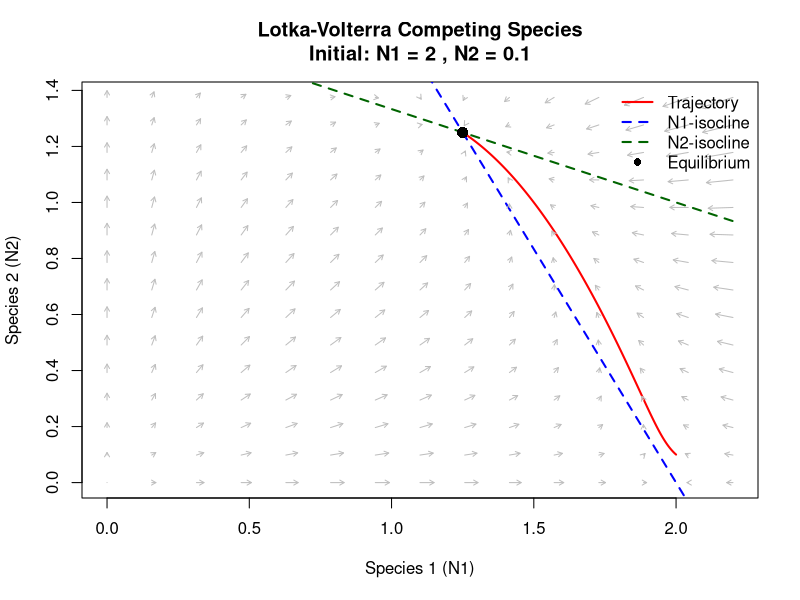
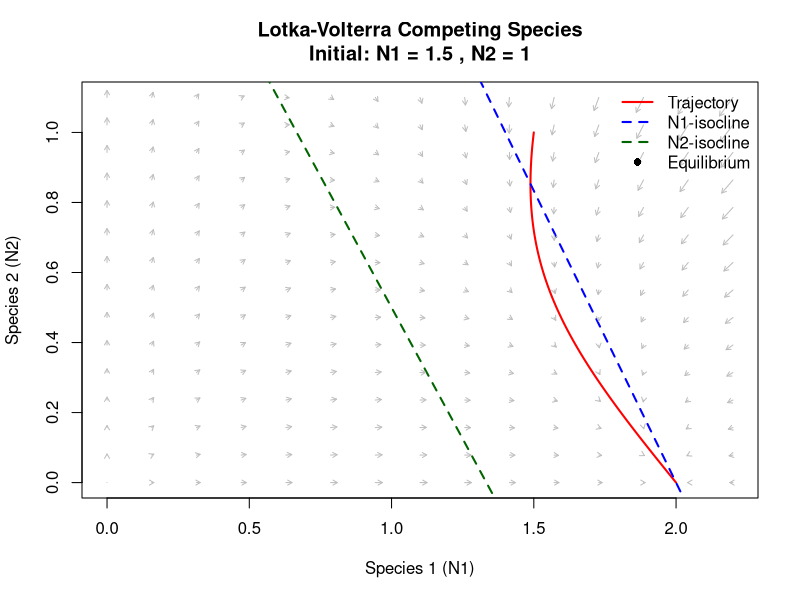
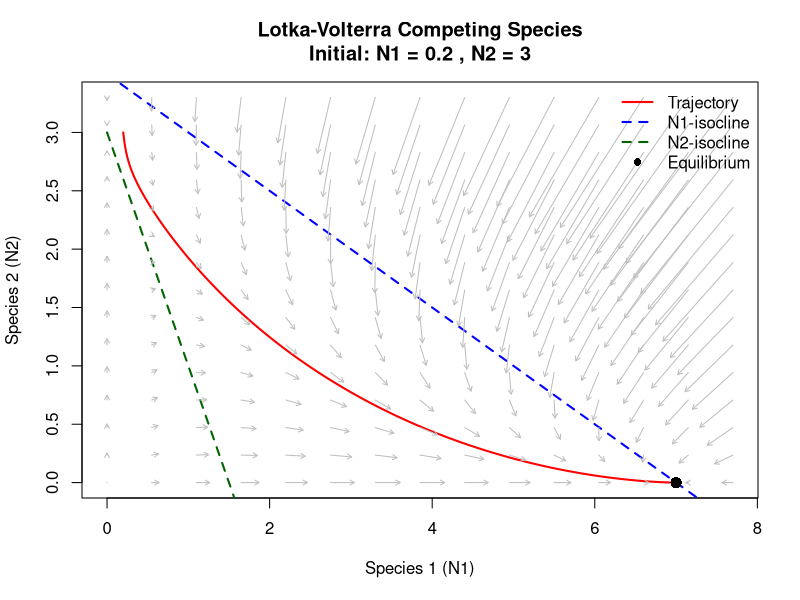
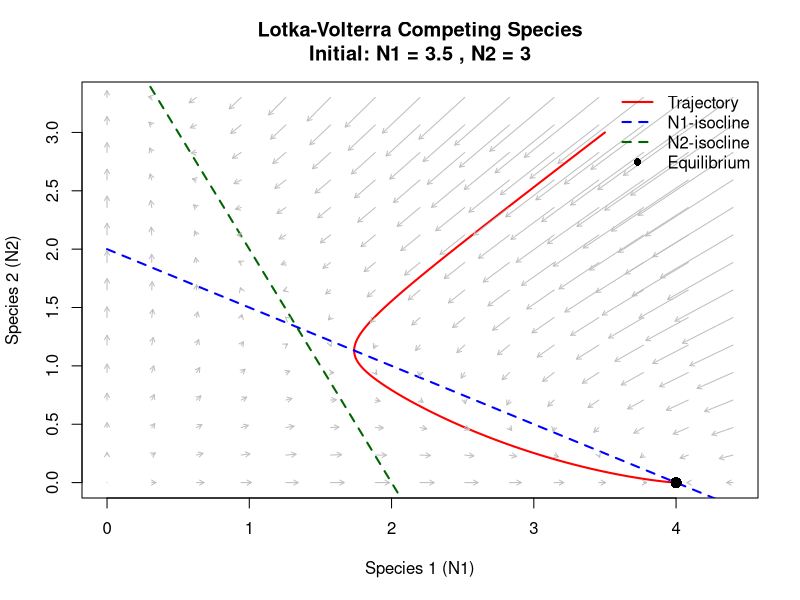
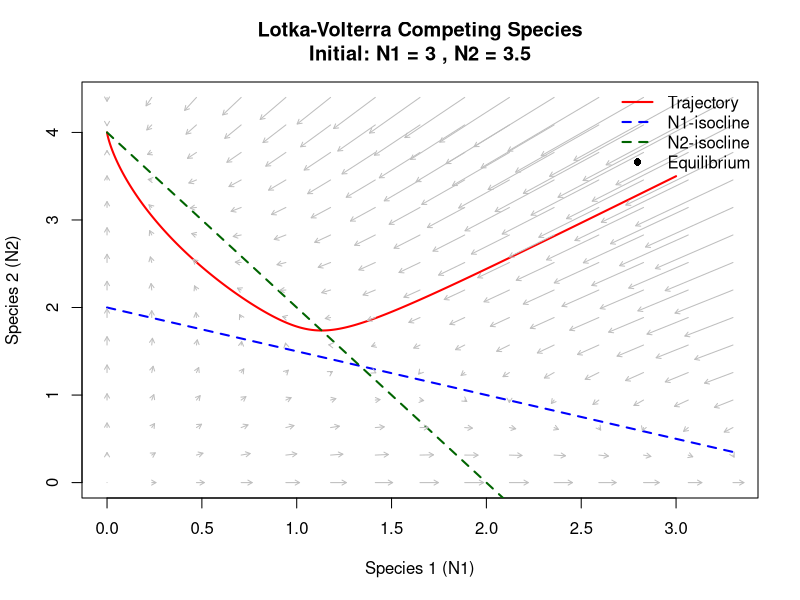
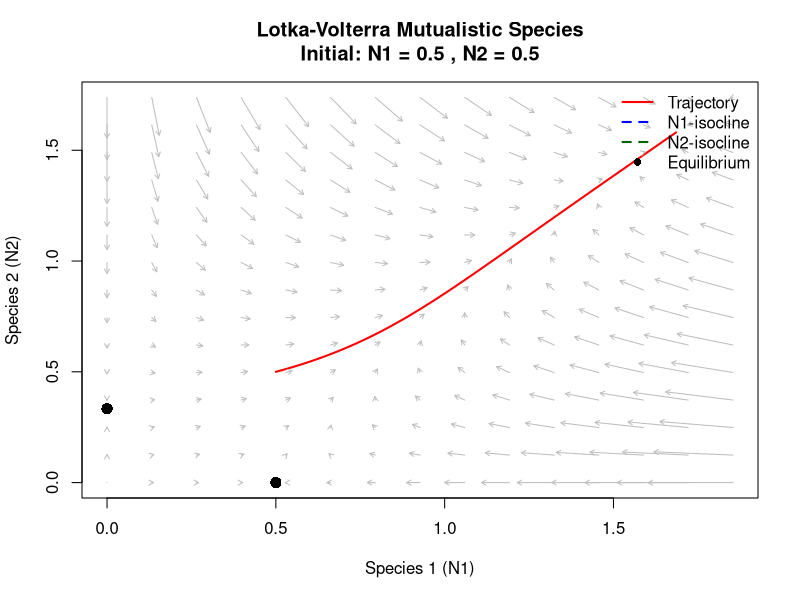
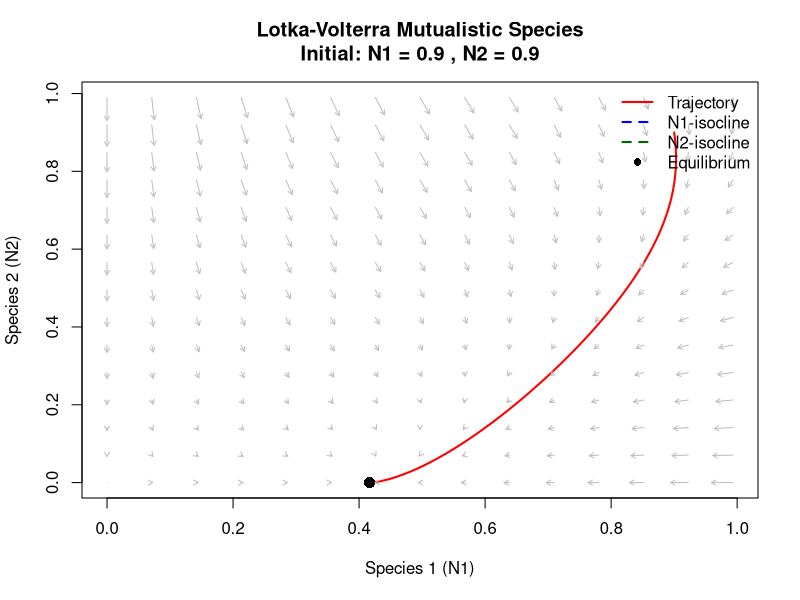

These figures' R source, in order:
#Written report SBL.06003 Classical models in Biology (exercises) 
#Spring semester 2025

#Student 1
#First name: Susanna
#Family name: Schärer
#Student number:

#Student 2
#First name: Elena
#Family name: Graf
#Student number:

#Student 3
#First name: Anna
#Family name: Boss
#Student number: 24-208-928

library(deSolve)
#!only de library "deSolve" is allowed!

########################
### Topic 4: Lotka-Volterra model for 2 competing species
rm(list=ls())

#R-code

lotka_volterra_competing <- function(initial_condition = c(N1 = 2.5, N2 = 0.5),
                                     parameter = c(r1 = 3, r2 = 3, alpha11 = 1, alpha12 = 0.5, alpha21 = 0.5, alpha22 = 1),
                                     scale = 0.05,
                                     equilibrium = 'eq2') {
    # Define model
    model <- function(t, y, parms) {
        with(as.list(c(y, parms)), {
            dN1 <- N1 * (r1 - alpha11 * N1 - alpha12 * N2)
            dN2 <- N2 * (r2 - alpha21 * N1 - alpha22 * N2)
            list(c(dN1, dN2))
        })
    }
    
    # Time sequence and parameters
    times <- seq(0, 30, 0.01)
    parms <- parameter
    
    # Run simulation
    out <- ode(initial_condition, times, model, parms)
    
    # Calculate equilibrium points
    # Trivial equilibria
    #eq1 <- c(0, 0)  # Both species extinct
    eq2 <- c(parms["r1"]/parms["alpha11"], 0)  # N1 only
    eq3 <- c(0, parms["r2"]/parms["alpha22"])  # N2 only
    
    # Coexistence equilibrium A*N=b -> N=A^-1*b
    A <- matrix(c(parms["alpha11"], parms["alpha12"],
                  parms["alpha21"], parms["alpha22"]), 
                nrow = 2, byrow = TRUE)
    b <- c(parms["r1"], parms["r2"])
    eq4 <- solve(A, b)  # Solve the linear system

    # Create phase plane
    plot(out[, "N1"], out[, "N2"], 
         type = "l", col = "red", lwd = 2,
         xlab = "Species 1 (N1)", ylab = "Species 2 (N2)",
         main = paste("Lotka-Volterra Competing Species\nInitial: N1 =", initial_condition["N1"], 
                      ", N2 =", initial_condition["N2"]),
         xlim = c(0, max(out[, "N1"]) * 1.1),
         ylim = c(0, max(out[, "N2"]) * 1.1))
    
    # Add isoclines
    # N1-isocline (dN1/dt = 0): N1 = 0 or r1 - alpha11*N1 - alpha12*N2 = 0
    curve((parms["r1"] - parms["alpha11"] * x)/parms["alpha12"], 
          from = 0, to = max(out[, "N1"]) * 1.1, 
          col = "blue", lwd = 2, lty = 2, add = TRUE)
    # N2-isocline (dN2/dt = 0): N2 = 0 or r2 - alpha21*N1 - alpha22*N2 = 0
    curve((parms["r2"] - parms["alpha21"] * x)/parms["alpha22"], 
          from = 0, to = max(out[, "N1"]) * 1.1, 
          col = "darkgreen", lwd = 2, lty = 2, add = TRUE)
    
    # Add equilibrium points
    #points(eq1[1], eq1[2], pch = 16, cex = 1.5, col = "black")
    if (equilibrium == "eq2"){
        points(eq2[1], eq2[2], pch = 16, cex = 1.5, col = "black")
    }
    if (equilibrium == "eq3"){
        points(eq3[1], eq3[2], pch = 16, cex = 1.5, col = "black")
    }
    if (equilibrium == "eq4"){
        points(eq4[1], eq4[2], pch = 16, cex = 1.5, col = "black")
    }
    
    
    # Add vector field
    N1_seq <- seq(0, max(out[, "N1"]) * 1.1, length.out = 15)
    N2_seq <- seq(0, max(out[, "N2"]) * 1.1, length.out = 15)
    grid <- expand.grid(N1 = N1_seq, N2 = N2_seq)
    
    for(i in 1:nrow(grid)) {
        N1 <- grid$N1[i]
        N2 <- grid$N2[i]
        derivs <- model(0, c(N1 = N1, N2 = N2), parms)[[1]]
        # Scale arrows for better visualization
        arrows(N1, N2, 
               N1 + derivs[1] * scale, 
               N2 + derivs[2] * scale, 
               length = 0.05, col = "gray")
    }
    
    # Add legend
    legend("topright", 
           legend = c("Trajectory", "N1-isocline", "N2-isocline", "Equilibrium"),
           col = c("red", "blue", "darkgreen", "black"),
           lty = c(1, 2, 2, NA), lwd = c(2, 2, 2, NA), pch = c(NA, NA, NA, 16),
           bty = "n")
    
}

# Case 1: the two species can coexist
lotka_volterra_competing(initial_condition = c(N1 = 2, N2 = 0.1), parameter = c(r1 = 1, r2 = 1, alpha11 = 0.5, alpha12 = 0.3, alpha21 = 0.2, alpha22 = 0.6), scale = 0.1, equilibrium = 'eq4')
# Case 2: species 1 outcompetes species 2
lotka_volterra_competing(initial_condition = c(N1 = 1.5, N2 = 1), parameter = c(r1 = 1, r2 = 0.8, alpha11 = 0.5, alpha12 = 0.3, alpha21 = 0.6, alpha22 = 0.4), equilibrium = 'eq3')
# Case 3: species 2 outcompetes species 1
lotka_volterra_competing(initial_condition = c(N1 = 0.2, N2 = 3), parameter = c(r1 = 3.5, r2 = 1.5, alpha11 = 0.5, alpha12 = 1, alpha21 = 1, alpha22 = 0.5), equilibrium = 'eq2')
# Case 4: priority effect: one species outcompetes the other, but it depends on the initial conditions
lotka_volterra_competing(initial_condition = c(N1 = 3.5, N2 = 3), parameter = c(r1 = 2, r2 = 2, alpha11 = 0.5, alpha12 = 1, alpha21 = 1, alpha22 = 0.5))
lotka_volterra_competing(initial_condition = c(N1 = 3, N2 = 3.5), parameter = c(r1 = 2, r2 = 2, alpha11 = 0.5, alpha12 = 1, alpha21 = 1, alpha22 = 0.5))


###Discussion of the results###
##Case 1:
#Two species can coexist when the intraspecific competition (alpha11 and alpha22) is greater than interspecific competition.
#Therefore, this following has to be true: alpha11*alpha22 > alpha12*alpha21.
#Additionally, the initial conditions has to be positive (>0) for both species.

##Case 2 and Case 3:
#For one species to win over the other species, the following two conditions have to be true (example for Species 1):
#r1/alpha12 > r2/alpha22: Species 1 can invade when Species 2 is at equilibrium and
#r2/alpha21 < r1/alpha11: Species 2 cannot invade when Species 1 is at equilibrium
#The surviving species will reach an equilibrium at carrying capacity K = r1/alpha11 or K = r2/alpha22 for Species 1 and Species 2, respectively.


#Case 4:
#


# Notes: (can be deleted)
# r:intrinsic growth rates
# alpha11, alpha22: intraspecific competition
# alpha12, alpha21: interspecific competition
# coexisting equilibrium: dN1/dt=0 and dN2/dt=0
# this leads to:
# r1 = alpha11*N1 + alpha12*N2 &
# r2 = alpha21*N1 + alpha22*N2
# matrix form: A * N = b


########################
### Topic 5: Lotka-Volterra model for 2 mutualistic species
rm(list=ls())

#R-code

lotka_volterra_mutalistic <- function(initial_condition = c(N1 = 2.5, N2 = 0.5),
                                       parameter = c(r1 = 3, r2 = 3, alpha11 = 1, gamma12 = 0.5, gamma21 = 0.5, alpha22 = 1),
                                       scale = 0.05) {
    # Define model
    model <- function(t, y, parms) {
        with(as.list(c(y, parms)), {
            dN1 <- N1 * (r1 - alpha11 * N1 + gamma12 * N2)
            dN2 <- N2 * (r2 + gamma21 * N1 - alpha22 * N2)
            list(c(dN1, dN2))
        })
    }
    
    # Time sequence and parameters
    times <- seq(0, 30, 0.01)
    parms <- parameter
    
    # Run simulation
    out <- ode(initial_condition, times, model, parms)
    
    # Calculate equilibrium points
    # Trivial equilibria
    eq1 <- c(0, 0)  # Both species extinct
    eq2 <- c(parms["r1"]/parms["alpha11"], 0)  # N1 only
    eq3 <- c(0, parms["r2"]/parms["alpha22"])  # N2 only
    
    # Coexistence equilibrium
    A <- matrix(c(parms["alpha11"], parms["alpha12"],
                  parms["alpha21"], parms["alpha22"]), 
                nrow = 2, byrow = TRUE)
    b <- c(parms["r1"], parms["r2"])
    eq4 <- solve(A, b)  # Solve the linear system
    
    # Create phase plane
    plot(out[, "N1"], out[, "N2"], 
         type = "l", col = "red", lwd = 2,
         xlab = "Species 1 (N1)", ylab = "Species 2 (N2)",
         main = paste("Lotka-Volterra Mutualistic Species\nInitial: N1 =", initial_condition["N1"], 
                      ", N2 =", initial_condition["N2"]),
         xlim = c(0, max(out[, "N1"]) * 1.1),
         ylim = c(0, max(out[, "N2"]) * 1.1))
    
    # Add isoclines
    # N1-isocline (dN1/dt = 0): N1 = 0 or r1 - alpha11*N1 - alpha12*N2 = 0
    curve((parms["r1"] - parms["alpha11"] * x)/parms["alpha12"], 
          from = 0, to = max(out[, "N1"]) * 1.1, 
          col = "blue", lwd = 2, lty = 2, add = TRUE)
    # N2-isocline (dN2/dt = 0): N2 = 0 or r2 - alpha21*N1 - alpha22*N2 = 0
    curve((parms["r2"] - parms["alpha21"] * x)/parms["alpha22"], 
          from = 0, to = max(out[, "N1"]) * 1.1, 
          col = "darkgreen", lwd = 2, lty = 2, add = TRUE)
    
    # Add equilibrium points
    #points(eq1[1], eq1[2], pch = 16, cex = 1.5, col = "black")
    points(eq2[1], eq2[2], pch = 16, cex = 1.5, col = "black")
    points(eq3[1], eq3[2], pch = 16, cex = 1.5, col = "black")
    points(eq4[1], eq4[2], pch = 16, cex = 1.5, col = "black")
    
    # Add vector field
    N1_seq <- seq(0, max(out[, "N1"]) * 1.1, length.out = 15)
    N2_seq <- seq(0, max(out[, "N2"]) * 1.1, length.out = 15)
    grid <- expand.grid(N1 = N1_seq, N2 = N2_seq)
    
    for(i in 1:nrow(grid)) {
        N1 <- grid$N1[i]
        N2 <- grid$N2[i]
        derivs <- model(0, c(N1 = N1, N2 = N2), parms)[[1]]
        # Scale arrows for better visualization
        arrows(N1, N2, 
               N1 + derivs[1] * scale, 
               N2 + derivs[2] * scale, 
               length = 0.05, col = "gray")
    }
    
    # Add legend
    legend("topright", 
           legend = c("Trajectory", "N1-isocline", "N2-isocline", "Equilibrium"),
           col = c("red", "blue", "darkgreen", "black"),
           lty = c(1, 2, 2, NA), lwd = c(2, 2, 2, NA), pch = c(NA, NA, NA, 16),
           bty = "n")
    
}



# (1) there exists a positive equilibrium points which is stable
lotka_volterra_mutalistic(initial_condition =  c(N1 = 0.5, N2 = 0.5), parameter = c(r1=1, r2=0.5, alpha11=2, gamma12=1.5, gamma21=1.11, alpha22=1.5))
# (2)  there exists a positive equilibrium points, but which is unstable
lotka_volterra_mutalistic(initial_condition =  c(N1 = 0.9, N2 = 0.9), parameter = c(r1=0.5, r2=-1, alpha11=1.2, gamma12=0.7, gamma21=0.7, alpha22=0.2))

#Discussion of the results
